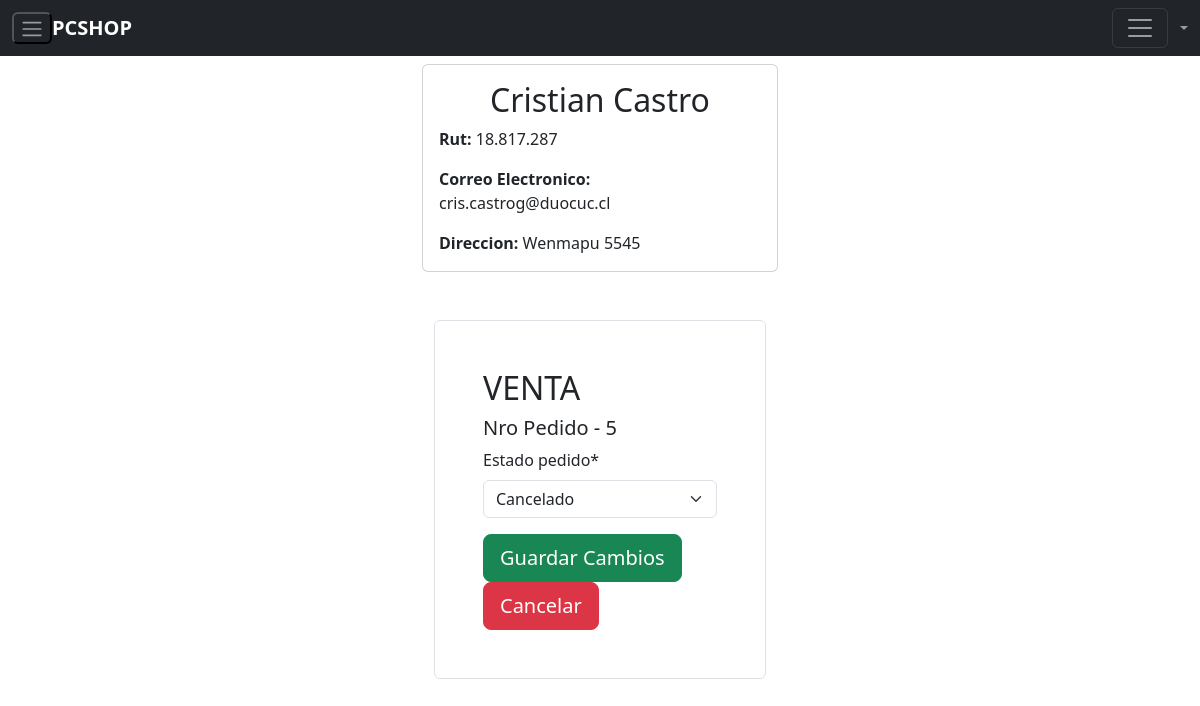
The page /dashboard/detalle/5 on the database its author committed.
### aplicacion/models.py (models this page shows)
class Cliente(models.Model):
    email=models.EmailField(primary_key=True, verbose_name='E-mail', null=False)
    rut=models.CharField(max_length=10, null = True)
    nombre=models.CharField(max_length=50, null=True)
    direccion=models.CharField(max_length=500, null=True)

class Pedido(models.Model):
    nro_pedido= models.AutoField(primary_key=True,null=False)
    email=models.ForeignKey(Cliente,on_delete=models.PROTECT)
    fecha_pedido = models.DateField(null=False)
    estado_pedido=models.CharField(default="Pendiente", max_length=10, null=False, choices=ESTADO_PEDIDO)
    productos = models.ManyToManyField(ProductoCarro)

### aplicacion/views.py (the view, shortened to what this page needs)
# urls.py: path('dashboard/detalle/<id>', detalleVenta, name='detalle'),
def detalleVenta(request,id):
    pedidos=get_object_or_404(Pedido, nro_pedido=id)
    form=UpdVentaForm(instance=pedidos)
    cliente=get_object_or_404(Cliente, email=pedidos.email.email)
    datos={
        'cliente':cliente,
        'pedidos':pedidos,
        'form':form
    }
    return render(request,'aplicacion/dashboard/detalles_venta.html',datos)

### aplicacion/forms.py
class UpdVentaForm(forms.ModelForm):
    class Meta:
        model = Pedido
        fields = ['estado_pedido']

### aplicacion/templates/aplicacion/dashboard/detalles_venta.html (shortened to what this page needs)
{% load static %}
{% load crispy_forms_tags %}
{% load mathfilters %}
<!DOCTYPE html>
<html lang="en">
<head>
    <link href="https://cdn.jsdelivr.net/npm/bootstrap@5.3.3/dist/css/bootstrap.min.css" rel="stylesheet">
</head>
<body>
    {% include "aplicacion/dashboard/navbar.html"%}
    <div class="container mt-5">
        <div class="row">
            <div class="col-sm-4">
            </div>
            <div class="col-sm-4">
                <div>
                    <div class="card mt-3">
                        <div class="card-body">
                            <h2 class="card-title text-center">{{cliente.nombre}}</h2>
                            <p class="card-text"><span style="font-weight:bold;">Rut: </span>{{cliente.rut}}</p>
                            <p class="card-text"><span style="font-weight:bold;">Correo Electronico: </span>{{cliente.email}}</p>
                            <p class="card-text"><span style="font-weight:bold;">Direccion: </span>{{cliente.direccion}}</p>
                        </div>
    </div>
    <div class="container-fluid">
        <div class='mt-5 mb-5'>
            <div class="row">
                    <div class="col-lg-12">
                    <div class="p-5 border rounded">
                        <h2>VENTA</h2>
                        <h5>Nro Pedido - {{pedidos.nro_pedido}}</h5>
                        <form action="" method="post" enctype="multipart/form-data">
                           {{form | crispy}}
                            <div class="mt-3">
                                <input type="submit" value="Guardar Cambios" class="btn btn-success btn-lg">
                                <a href="{% url "ventas" %}"><input type="button" value="Cancelar" class="btn btn-danger btn-lg"></a>
                            </div>
                        </form>
                    </div>
                </div>
            </div>
        </div>
    </div>
</body>
</html>

### rows shown on the page
Cliente: nombre "Cristian Castro", rut "18.817.287", email "cris.castrog@duocuc.cl", direccion "Wenmapu 5545"
Pedido: nro_pedido "5", estado_pedido "Cancelado"
